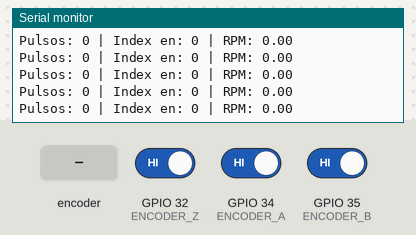
This sketch was run on a simulated ESP32. Parts: the last lines printed to the serial monitor. The test bench sets the inputs (shaded band); at power-on: GPIO 32 (ENCODER_Z) HIGH, GPIO 34 (ENCODER_A) HIGH, GPIO 35 (ENCODER_B) HIGH.

Above: at 1.2 s.
1.3 s: rotary encoder on GPIO 34 (ENCODER_A) / GPIO 35 (ENCODER_B) turned 1 step (first pin leading)
At 1.41 s:
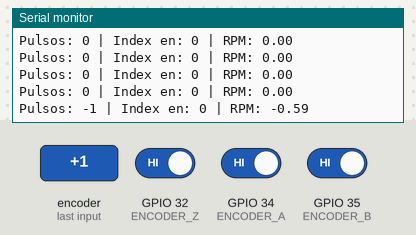
3.0 s: rotary encoder on GPIO 34 (ENCODER_A) / GPIO 35 (ENCODER_B) turned 1 step (first pin leading)
At 3.01 s:
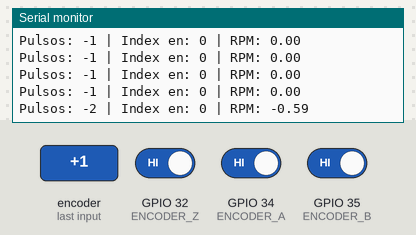
Timing chart, 0 to 6.0 s (numbered marks = the images above; inputs shaded):
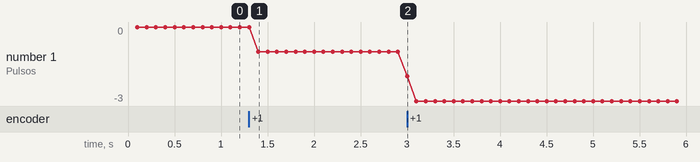

Measured:
- after the input at 1.3 s, the serial monitor: prints a new line after 0.10 s (image 1)
- after the input at 3.0 s, the serial monitor: prints a new line at once (image 2)
- plotted number 1: 0 → -1 after the input at 1.3 s, -1 → -3 after the input at 3.0 s

The sketch:

contador_encoder_amh19.ino
```cpp
// ======================================================================
//  AMH19 - Basic Encoder Test (ESP32 DevKit V1 - 38 pins)
//  Author: Abraham Moro-Hernandez (AMH19)
// ----------------------------------------------------------------------
//  Purpose:
//      Initial practical test to understand quadrature encoder readings
//      on the ESP32 using interrupts. This script measures:
//
//        • Pulses accumulated (variable 'contador')
//        • Direction of rotation (based on A/B phase relation)
//        • Index Z rising event (absolute reference position)
//        • Estimated RPM (computed every 100 ms)
//
//  Notes:
//      - Encoder resolution used: 1024 PPR
//      - ISR routines run in IRAM (ESP32 requirement)
// ======================================================================


// =========================
//  PIN DEFINITIONS (ESP32)
// =========================
#define ENCODER_A 34      // Channel A
#define ENCODER_B 35      // Channel B
#define ENCODER_Z 32      // Index pulse (optional)

#define PPR 1024          // Pulses Per Revolution of the encoder


// ===================================
//  GLOBAL VARIABLES (INTERRUPT-SAFE)
// ===================================
volatile long contador = 0;   // accumulated pulse count
volatile int lastA = 0;       // last state of channel A (for direction decoding)
volatile long indexPos = 0;   // stores count when Z-index triggers


// ============================================
//  ISR: Channel A Change  (Quadrature Decoder)
// ============================================
//  Determines direction based on A/B relationship
void IRAM_ATTR encoderA_ISR() {
  int A = digitalRead(ENCODER_A);
  int B = digitalRead(ENCODER_B);

  if (A != lastA) {
    if (A == B) contador++;   // forward direction
    else        contador--;   // reverse direction
  }

  lastA = A;
}


// ===============================
//  ISR: Index Z Rising Detection
// ===============================
//  Captures the exact position at the reference mark
void IRAM_ATTR encoderZ_ISR() {
  indexPos = contador;
}


void setup() {
  Serial.begin(115200);

  pinMode(ENCODER_A, INPUT_PULLUP);
  pinMode(ENCODER_B, INPUT_PULLUP);
  pinMode(ENCODER_Z, INPUT_PULLUP);

  // Attach interrupts
  attachInterrupt(digitalPinToInterrupt(ENCODER_A), encoderA_ISR, CHANGE);
  attachInterrupt(digitalPinToInterrupt(ENCODER_Z), encoderZ_ISR, RISING);

  Serial.println("Encoder 1024PPR ready");
}


// ======================
//  LOOP: RPM Estimation
// ======================
//  Computes RPM every 100 ms using pulse difference
long lastCount = 0;
unsigned long lastTime = 0;

void loop() {
  unsigned long now = millis();

  if (now - lastTime >= 100) {

    long delta = contador - lastCount;  // pulses in 100 ms
    lastCount = contador;

    float vueltas = (float)delta / PPR;     // revolutions per 0.1 s
    float rpm = (vueltas / 0.1) * 60.0;     // convert to revolutions/minute

    Serial.print("Pulsos: ");
    Serial.print(contador);
    Serial.print(" | Index en: ");
    Serial.print(indexPos);
    Serial.print(" | RPM: ");
    Serial.println(rpm);

    lastTime = now;
  }
}
```
